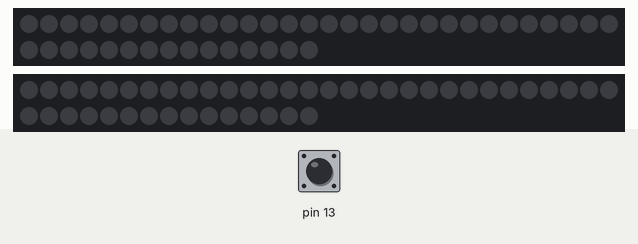
Bench run of a sketch on a simulated Arduino Uno, built with avr-gcc and run on an emulated ATmega328P. Shown: 2 × 45 RGB LEDs in strip order, left to right, continuing on the next row. Inputs (shaded band) come from the test bench; at power-on: pin 13 HIGH. Dim RGB values are drawn brighter than linear.

Above: at 6.2 s.
6.3 s: pin 13 pulled LOW for 1 s
At 7.2 s:
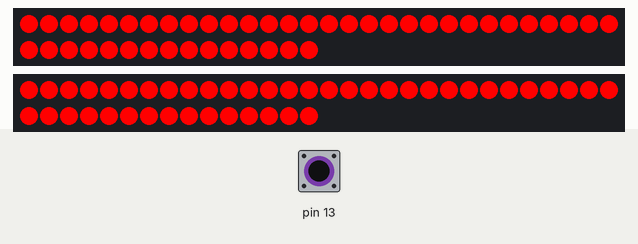
9.8 s: pin 13 pulled LOW for 0.15 s
At 12.05 s:
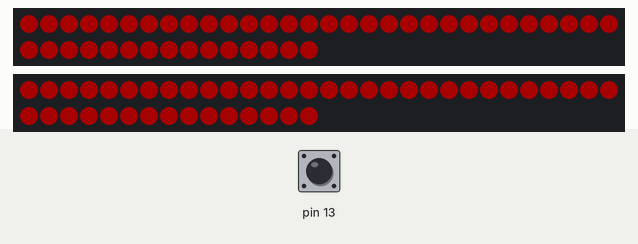
12.9 s: pin 13 pulled LOW for 3.2 s
At 13.7 s:
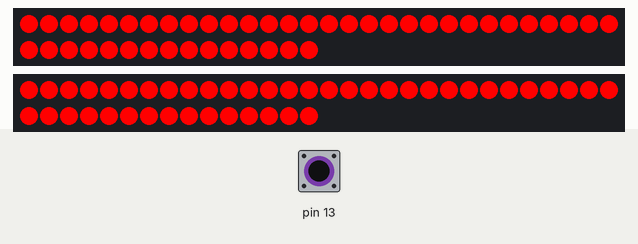
Timing chart, 0 to 15.9 s (numbered marks = the images above; inputs shaded):
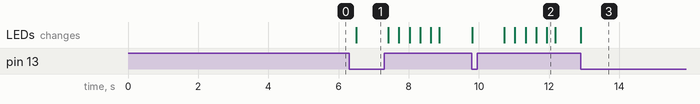

The sketch:

Exhibit_OperationTableLighting.ino
```cpp
#include <Adafruit_NeoPixel.h>

Adafruit_NeoPixel stripL = Adafruit_NeoPixel(45, 7, NEO_GRB + NEO_KHZ800);
Adafruit_NeoPixel stripR = Adafruit_NeoPixel(45, 6, NEO_GRB + NEO_KHZ800);

int state = 0;

// IMPORTANT: To reduce NeoPixel burnout risk, add 1000 uF capacitor across
// pixel power leads, add 300 - 500 Ohm resistor on first pixel's data input
// and minimize distance between Arduino and first pixel.  Avoid connecting
// on a live circuit...if you must, connect GND first.

void setup() {
  stripL.begin();
  stripL.show(); // Initialize all pixels to 'off'

  stripR.begin();
  stripR.show(); // Initialize all pixels to 'off'

  pinMode(13, INPUT_PULLUP);
 /*
  int i = 0;
  do{
    fadeOut(1);
    fadeIn(1);
  }while(i < 8);
  */
  delay (5000);
}

void loop() {
  if (digitalRead(13) == LOW) {setRed(); delay(900); state = 0;} else {if(state == 0){fadeOut(1); state = 1;}}
}

void setRed() {
  uint16_t i;

      stripL.setBrightness(255);
      stripR.setBrightness(255);

    for(i=0; i<45; i++) {
      stripL.setPixelColor(i, 255, 0, 0);
      stripR.setPixelColor(i, 255, 0, 0);
    }
    stripL.show();
    stripR.show();
}

void turnOff() {
    stripL.setBrightness(0);
    stripR.setBrightness(0);

    stripL.show();
    stripR.show();
}

void fadeOut(int dTime) {
  uint16_t i;

    for(i=255; i>0; i--) {
      stripL.setBrightness(i);
      stripR.setBrightness(i);

      stripL.show();
      stripR.show();

      delay(dTime);
    }

      stripL.setBrightness(0);
      stripR.setBrightness(0);

      stripL.show();
      stripR.show();
}

void fadeIn(int dTime) {
  uint16_t i;

    for(i=0; i>255; i++) {
      stripL.setBrightness(i);
      stripR.setBrightness(i);

      stripL.show();
      stripR.show();

      delay(dTime);
    }

      stripL.setBrightness(0);
      stripR.setBrightness(0);

      stripL.show();
      stripR.show();
}
```

Notes.ino
```cpp
// Strip left and right are your left and right if you're standing at the foot of the table looking back at the sign

// Strip L (By the y in Anatomy) Pin 6
// Strip R (By the a in Anatomy) Pin 7
// Pin 13 goes to tongs, the table is pulled to GND.
// When tongs contact the table, pin 13 gets pulled low (to GND)

// Neopixel library is found at: https://github.com/adafruit/Adafruit_NeoPixel

// Parameter 1 = number of pixels in strip
// Parameter 2 = Arduino pin number (most are valid)
// Parameter 3 = pixel type flags, add together as needed:
//   NEO_KHZ800  800 KHz bitstream (most NeoPixel products w/WS2812 LEDs)
//   NEO_KHZ400  400 KHz (classic 'v1' (not v2) FLORA pixels, WS2811 drivers)
//   NEO_GRB     Pixels are wired for GRB bitstream (most NeoPixel products)
//   NEO_RGB     Pixels are wired for RGB bitstream (v1 FLORA pixels, not v2)
```

Measured:
- after the input at 6.3 s, the LEDs: change after 0.20 s (image 1)
- after the input at 9.8 s, the LEDs: first change at once (image 2 shows a later state)
- after the input at 12.9 s, the LEDs: change at once (image 3)
